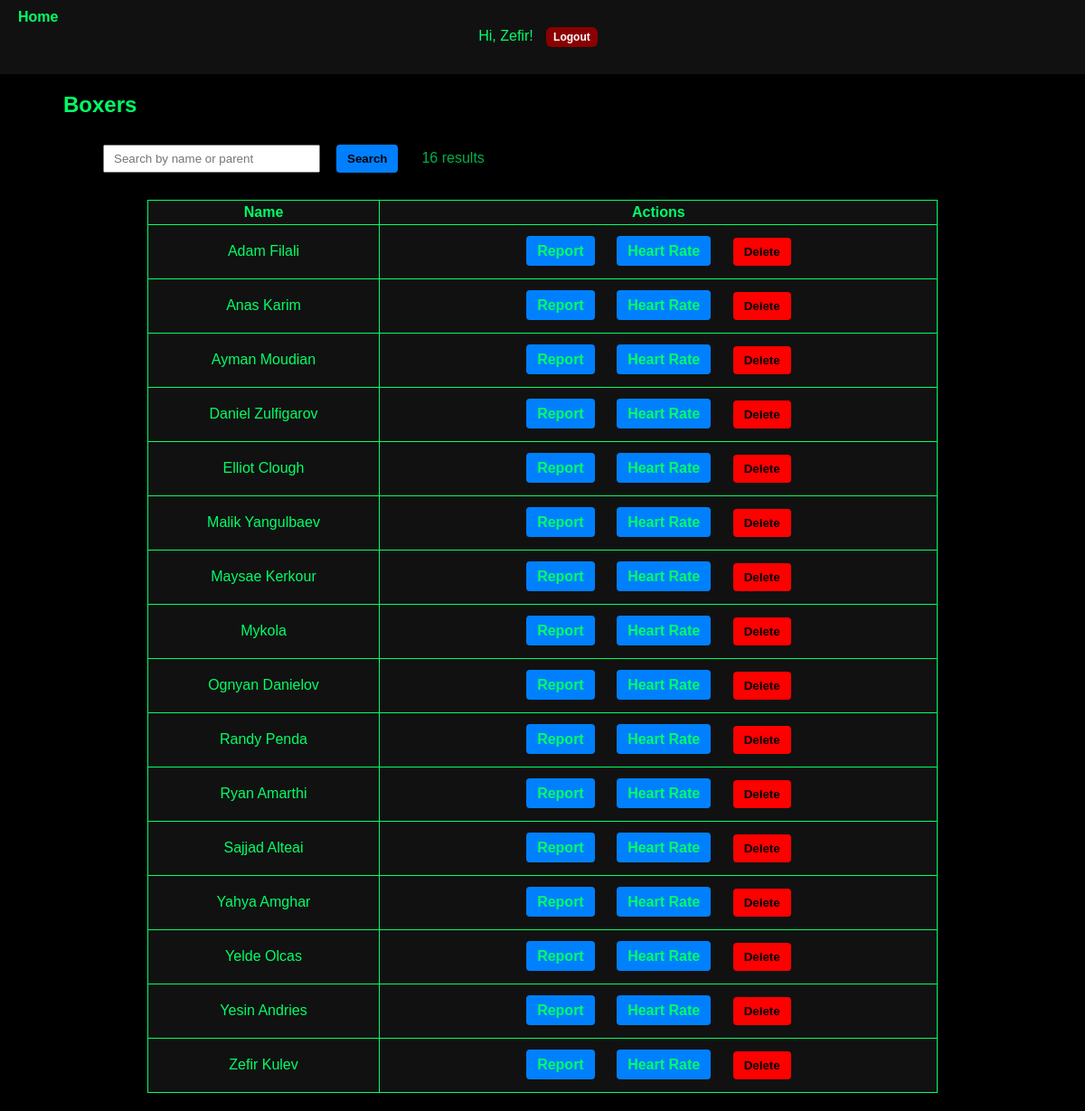
Page /boxers/ (signed in) on the earlier database version.
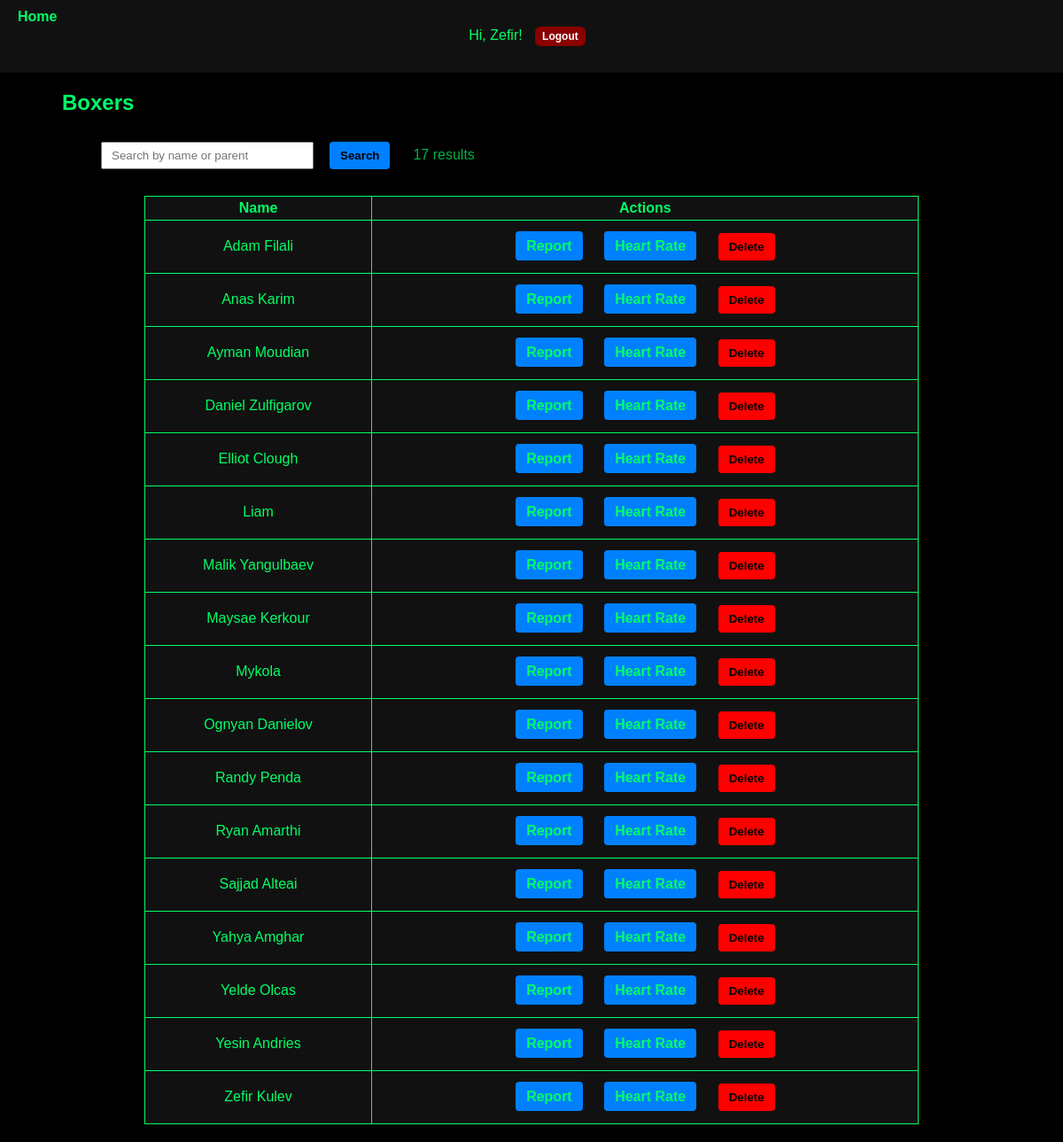
Same page on the later database version.
### BoxersPresenceApp/models.py (models this page shows, shortened)
class Boxer(models.Model):
    uuid = models.UUIDField(default=uuid4, editable=False, db_index=True)
    name = models.CharField(max_length=120)
    date_of_birth = models.DateField(blank=True, null=True)  # Birthday (optional)
    parent_name = models.CharField(max_length=120, blank=True, default="")  # NEW (optional)
    gym = models.ForeignKey(Gym, on_delete=models.PROTECT, related_name="boxers")
    coaches = models.ManyToManyField(settings.AUTH_USER_MODEL, blank=True, related_name="boxers")
    shared_with_gyms = models.ManyToManyField(Gym, blank=True, related_name="shared_boxers")

### BoxersPresenceApp/views.py (the view, shortened to what this page needs)
# urls.py: path('boxers/', views.BoxerListView.as_view(), name='boxer_list'),
class BoxerListView(LoginRequiredMixin, ListView):
    template_name = 'boxers/boxer_list.html'
    context_object_name = 'boxers'
    paginate_by = 25  # optional; remove if you don't want pagination
    def get_queryset(self):
        gym = user_gym(self.request)
        q = (self.request.GET.get("q") or "").strip()
        qs = Boxer.objects.filter(gym=gym)
        if q:
            for term in q.split():
                qs = qs.filter(
                    Q(name__icontains=term) |
                    Q(parent_name__icontains=term)
                )
        return qs.order_by("name")
    def get_context_data(self, **kwargs):
        ctx = super().get_context_data(**kwargs)
        ctx["q"] = (self.request.GET.get("q") or "").strip()
        ctx["result_count"] = self.get_queryset().count()
        ctx["form"] = BoxerForm()  # keep if you still use POST add
        return ctx

### BoxersPresenceApp/forms.py
class BoxerForm(forms.ModelForm):
    class Meta:
        model = Boxer
        fields = ['name', 'date_of_birth']

### BoxersPresenceApp/context_processors.py (called while the page is built)
def role_flags(request):
    is_parent = False
    if getattr(request, "user", None) and request.user.is_authenticated:
        try:
            request.user.parent_profile
            is_parent = True
        except ParentProfile.DoesNotExist:
            pass
    return {"is_parent": is_parent}

### BoxersPresenceApp/utils.py (called while the page is built)
def user_gym(request_or_user):
    user = getattr(request_or_user, "user", request_or_user)
    try:
        return user.coach_profile.gym
    except Exception:
        return Gym.objects.first()

### templates/boxers/boxer_list.html (shortened to what this page needs)
{% extends "base.html" %}
{% block content %}
<h2 class="page-title">Boxers</h2>
<div class="content-container">
  <form method="get" style="display:flex; gap:8px; align-items:center; margin-bottom:12px; flex-wrap:wrap;">
    <input type="search"
           name="q"
           value="{{ q }}"
           placeholder="Search by name or parent"
           style="padding:6px 10px; min-width:240px;">
    <button class="btn" type="submit">Search</button>
    <span style="opacity:.7; margin-left:8px;">{{ result_count }} result{{ result_count|pluralize }}</span>
  </form>
  {% if boxers %}
    <table>
      <thead>
        <tr>
          <th>Name</th>
          <th>Actions</th>
        </tr>
      </thead>
      <tbody>
        {% for b in boxers %}
          <tr>
            <td>{{ b.name }}</td>
            <td>
              <a class="btn" href="{% url 'boxer_report' b.id %}">Report</a>
              {% if b.pk %}
                <a class="btn" href="{% url 'heart_rate_detail' boxer_id=b.pk %}">Heart Rate</a>
              {% endif %}
              <form method="post"
                    action="{% url 'delete_boxer' b.pk %}"
                    style="display:inline"
                    onsubmit="return confirm('Delete {{ b.name }}?');">
                <button type="submit" class="btn btn-danger" style="background:red">Delete</button>
              </form>
            </td>
          </tr>
        {% endfor %}
      </tbody>
    </table>
  {% else %}
    {% if q %}
      <p>No boxers match “{{ q }}”.</p>
    {% else %}
      <p>No boxers yet.</p>
    {% endif %}
  {% endif %}
</div>
{% endblock %}

Differences in the rows shown:
added Boxer: name "Liam", shows "Heart Rate"
Other differences:
{{ result_count }}: "16" → "17"
